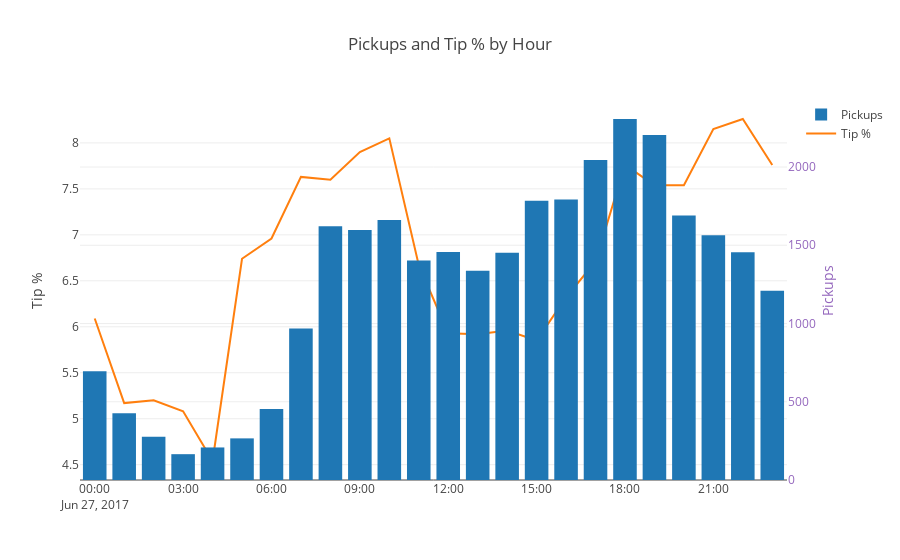

Notebook code cell kept with this figure:
### Code cell
trace1 = Bar(x=pickups_by_hour_pdf.pickup_window,
            y=pickups_by_hour_pdf.hour_count,
            name="Pickups",
            yaxis='y2')
trace2 = Scatter(x=tip_pct_by_hour_pdf.pickup_window,
            y=tip_pct_by_hour_pdf.avg_tip_pct,
            name="Tip %")
data = [trace1, trace2]
layout = Layout(
    title='Pickups and Tip % by Hour',
    yaxis=dict(
        title='Tip %'
    ),
    yaxis2=dict(
        title='Pickups',
        titlefont=dict(
            color='rgb(148, 103, 189)'
        ),
        tickfont=dict(
            color='rgb(148, 103, 189)'
        ),
        overlaying='y',
        side='right'
    )
)
fig = Figure(data=data, layout=layout)
plot_url = iplot(fig, filename='multiple-axes-double')

### Figure 1 — Plotly figure (JSON) as saved in the notebook; plotly's stock layout.template omitted (floating-point values rounded to 4 significant figures)
{"data": [{"name": "Pickups", "type": "bar", "x": ["2017-06-27", "2017-06-27 01:00:00", "2017-06-27 02:00:00", "2017-06-27 03:00:00", "2017-06-27 04:00:00", "2017-06-27 05:00:00", "2017-06-27 06:00:00", "2017-06-27 07:00:00", "2017-06-27 08:00:00", "2017-06-27 09:00:00", "2017-06-27 10:00:00", "2017-06-27 11:00:00", "2017-06-27 12:00:00", "2017-06-27 13:00:00", "2017-06-27 14:00:00", "2017-06-27 15:00:00", "2017-06-27 16:00:00", "2017-06-27 17:00:00", "2017-06-27 18:00:00", "2017-06-27 19:00:00", "2017-06-27 20:00:00", "2017-06-27 21:00:00", "2017-06-27 22:00:00", "2017-06-27 23:00:00"], "y": [695, 427, 276, 165, 208, 266, 453, 968, 1622, 1597, 1661, 1402, 1457, 1338, 1453, 1784, 1793, 2045, 2307, 2205, 1690, 1564, 1456, 1209], "yaxis": "y2"}, {"name": "Tip %", "type": "scatter", "x": ["2017-06-27", "2017-06-27 01:00:00", "2017-06-27 02:00:00", "2017-06-27 03:00:00", "2017-06-27 04:00:00", "2017-06-27 05:00:00", "2017-06-27 06:00:00", "2017-06-27 07:00:00", "2017-06-27 08:00:00", "2017-06-27 09:00:00", "2017-06-27 10:00:00", "2017-06-27 11:00:00", "2017-06-27 12:00:00", "2017-06-27 13:00:00", "2017-06-27 14:00:00", "2017-06-27 15:00:00", "2017-06-27 16:00:00", "2017-06-27 17:00:00", "2017-06-27 18:00:00", "2017-06-27 19:00:00", "2017-06-27 20:00:00", "2017-06-27 21:00:00", "2017-06-27 22:00:00", "2017-06-27 23:00:00"], "y": [6.09, 5.17, 5.2, 5.08, 4.54, 6.74, 6.96, 7.63, 7.6, 7.9, 8.05, 6.67, 5.93, 5.92, 5.96, 5.85, 6.32, 6.71, 7.76, 7.54, 7.54, 8.15, 8.26, 7.76]}], "layout": {"title": "Pickups and Tip % by Hour", "yaxis": {"title": "Tip %"}, "yaxis2": {"overlaying": "y", "side": "right", "tickfont": {"color": "rgb(148, 103, 189)"}, "title": "Pickups", "titlefont": {"color": "rgb(148, 103, 189)"}}}}
